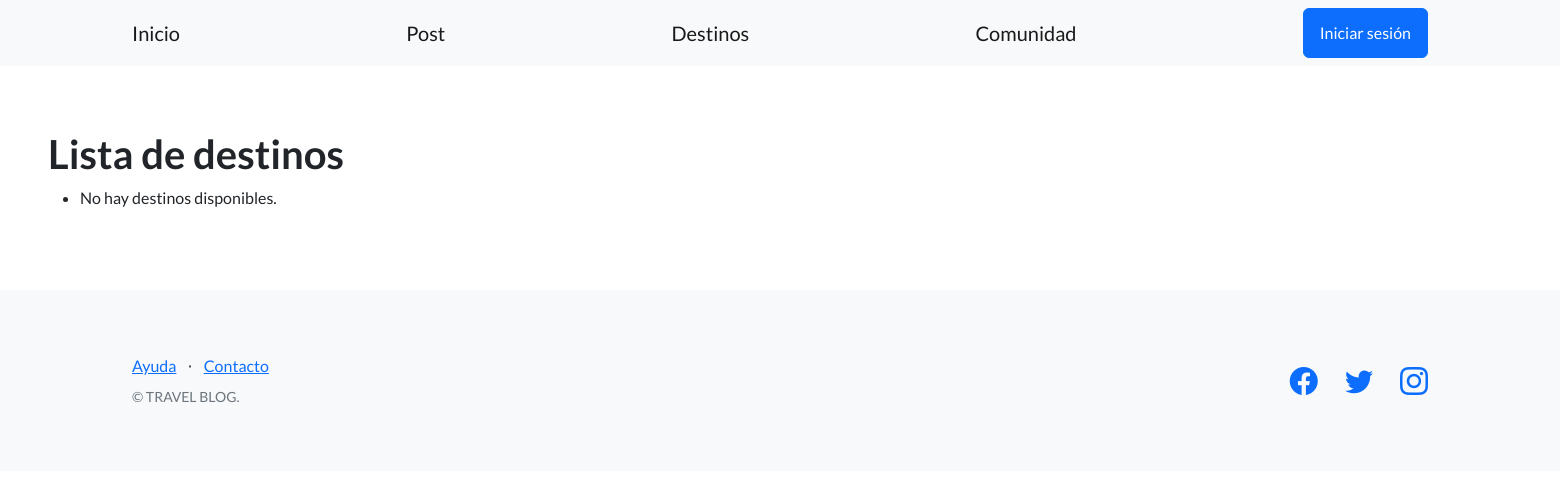
Before: /blog/destinos/ with the older database file.
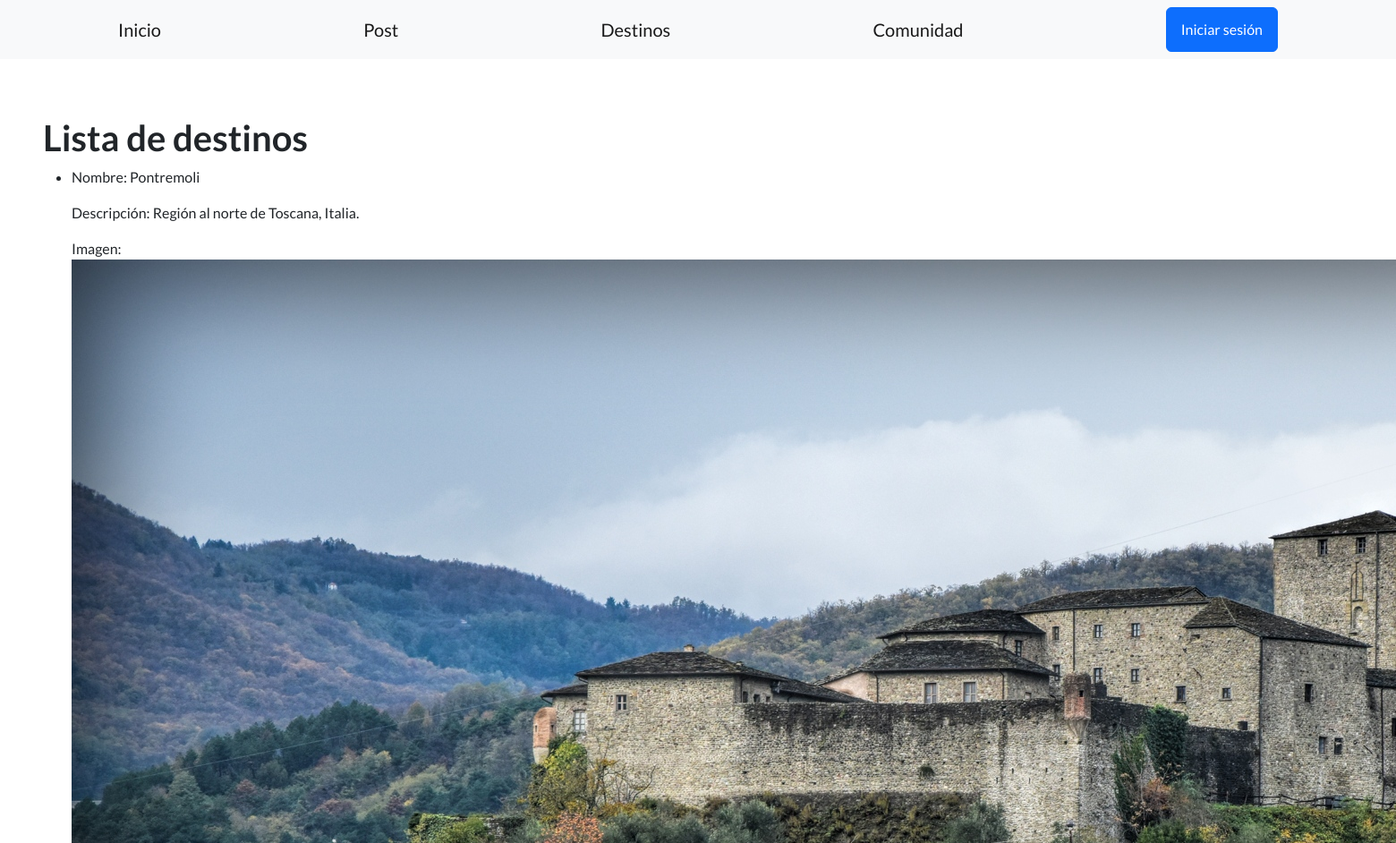
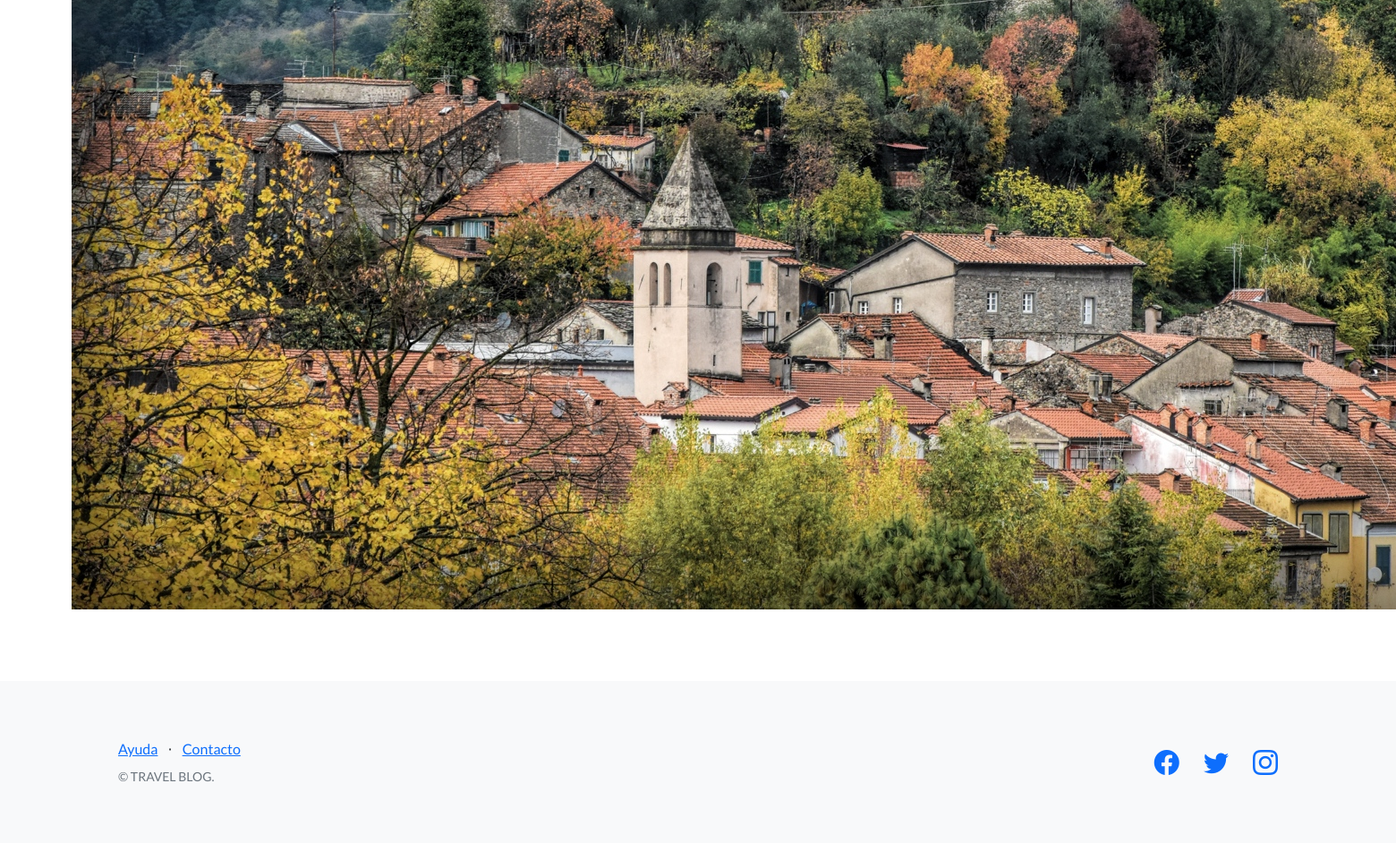
After: the same page with the newer database file (2 pictures, top to bottom).
### blog/models.py (models this page shows, shortened)
class Destino(models.Model):
    nombre = models.CharField(max_length=100)
    descripcion = models.TextField()
    imagen = models.ImageField(upload_to='destinos/')

### blog/views.py (the view)
# urls.py: path('destinos/', views.lista_destinos, name='lista_destinos'),
def lista_destinos(request):
    destinos = Destino.objects.all()
    return render(request, 'lista_destinos.html', {'destinos': destinos})

### blog/templates/lista_destinos.html (shortened to what this page needs)
{% extends "base.html" %}
{% block contenido %}
    <h1>Lista de destinos</h1>
    <ul>
        {% for destino in destinos %}
            <li>
                Nombre: {{ destino.nombre }}</p>
                Descripción: {{ destino.descripcion }}</p>
                Imagen: <img src="{{ destino.imagen.url }}">
            </li>
        {% empty %}
            <li>No hay destinos disponibles.</li>
        {% endfor %}
    </ul>
{% endblock contenido %}

### blog/templates/base.html (shortened to what this page needs)
{% load static %}
<!DOCTYPE html>
<html lang="en">
    <head>
        <link href="https://cdn.jsdelivr.net/npm/bootstrap-icons@1.5.0/font/bootstrap-icons.css" rel="stylesheet" type="text/css" />
        <link href="{% static 'css/styles.css' %}" rel="stylesheet" />
    </head>
    <body>
        <nav class="navbar navbar-light bg-light static-top">
            <div class="container">
                <a class="navbar-brand" href="{% url 'inicio' %}">Inicio</a>
                <a class="navbar-brand" href="{% url 'lista_posts' %}">Post</a>
                <a class="navbar-brand" href="{% url 'lista_destinos' %}">Destinos</a>
                <a class="navbar-brand" href="{% url 'lista_comunidades' %}">Comunidad</a>
                <a class="btn btn-primary" href="#signup">Iniciar sesión</a>
            </div>
        </nav>
        <section style="padding:4rem 3rem;">
            {% block contenido %}
            {% endblock contenido %}
        </section>
        <footer class="footer bg-light">
            <div class="container">
                <div class="row">
                    <div class="col-lg-6 h-100 text-center text-lg-start my-auto">
                        <ul class="list-inline mb-2">
                            <li class="list-inline-item"><a href="#!">Ayuda</a></li>
                            <li class="list-inline-item">⋅</li>
                            <li class="list-inline-item"><a href="#!">Contacto</a></li>
                        </ul>
                        <p class="text-muted small mb-4 mb-lg-0">&copy; TRAVEL BLOG.</p>
                    </div>
                    <div class="col-lg-6 h-100 text-center text-lg-end my-auto">
                        <ul class="list-inline mb-0">
                            <li class="list-inline-item me-4">
                                <a href="https://www.facebook.com/Coderhouse/"><i class="bi-facebook fs-3"></i></a>
                            </li>
                            <li class="list-inline-item me-4">
                                <a href="https://twitter.com/coderhouse"><i class="bi-twitter fs-3"></i></a>
                            </li>
                            <li class="list-inline-item">
                                <a href="https://www.instagram.com/coderhouse"><i class="bi-instagram fs-3"></i></a>
                            </li>
                        </ul>
                    </div>
                </div>
            </div>
        </footer>
    </body>
</html>

Changed rows visible on the page:
added Destino: nombre "Pontremoli", descripcion "Región al norte de Toscana, Italia.", imagen (picture)
Other visible differences:
text no longer shown: "No hay destinos disponibles."
